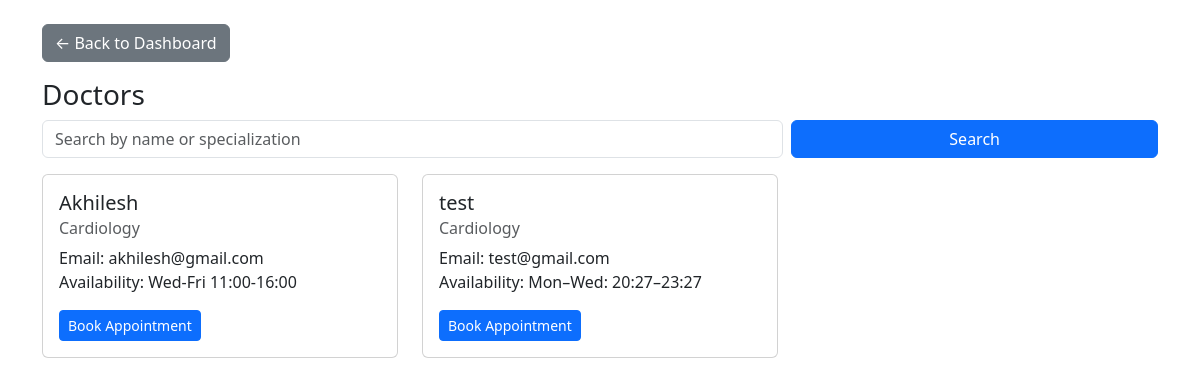
The app's page /patient/doctors?dept_id=1 (signed in) with its own data.
### models.py (models this page shows, shortened)
class Doctor(db.Model):
    id = db.Column(db.Integer, primary_key=True)
    name = db.Column(db.String(100), nullable=False, index=True)
    specialization_id = db.Column(db.Integer, db.ForeignKey('department.id'), nullable=False)
    availability = db.Column(db.String(500), nullable=True)
    email = db.Column(db.String(100), unique=True, nullable=False, index=True)
    password = db.Column(db.String(200), nullable=False)
    contact = db.Column(db.String(20), nullable=True)
    is_active = db.Column(db.Boolean, default=True, nullable=False)   # blacklist / soft-delete
    created_at = db.Column(db.DateTime, default=datetime.utcnow)
    appointments = db.relationship('Appointment', backref='doctor', lazy=True)
    avail_slots = db.relationship('DoctorAvailability', backref='doctor', lazy=True, cascade="all, delete-orphan")

class Department(db.Model):
    id = db.Column(db.Integer, primary_key=True)
    name = db.Column(db.String(100), unique=True, nullable=False, index=True)
    description = db.Column(db.Text, nullable=True)
    created_at = db.Column(db.DateTime, default=datetime.utcnow)
    doctors = db.relationship('Doctor', backref='department', lazy=True)

### app.py (the view, shortened to what this page needs)
@app.route('/patient/doctors')
@patient_required
def patient_search_doctors():
    q = request.args.get('q', '').strip()
    dept_id = request.args.get('dept_id')
    query = Doctor.query.join(Department).filter(Doctor.is_active == True)
    if dept_id:
        query = query.filter(Doctor.specialization_id == dept_id)
    doctors = query.order_by(Doctor.name).all()
    return render_template('patient_doctors.html', doctors=doctors, q=q)

### app.py (called while the page is built)
def patient_required(func):
    from functools import wraps
    @wraps(func)
    def wrapper(*args, **kwargs):
        if session.get('role') != 'patient':
            flash("Patient login required", "warning")
            return redirect(url_for('login'))
        return func(*args, **kwargs)
    return wrapper

### templates/patient_doctors.html (shortened to what this page needs)
<!DOCTYPE html>
<html>
<head>
  <link href="https://cdn.jsdelivr.net/npm/bootstrap@5.3.0/dist/css/bootstrap.min.css" rel="stylesheet">
</head>
<body class="container mt-4">
  <a href="{{ url_for('patient_dashboard') }}" class="btn btn-secondary mb-3">← Back to Dashboard</a>
  <h3>Doctors</h3>
  <form method="get" class="row g-2 mb-3">
    <div class="col-md-8">
      <input type="text" name="q" class="form-control"
             placeholder="Search by name or specialization" value="{{ q or '' }}">
    </div>
    <div class="col-md-4">
      <button class="btn btn-primary w-100">Search</button>
    </div>
  </form>
  <div class="row">
    {% for d in doctors %}
    <div class="col-md-4 mb-3">
      <div class="card h-100">
        <div class="card-body">
          <h5 class="card-title">{{ d.name }}</h5>
          <h6 class="card-subtitle mb-2 text-muted">{{ d.department.name if d.department else '' }}</h6>
          <p class="card-text">
            Email: {{ d.email }}<br>
            Availability: {{ d.availability or 'Check slots' }}
          </p>
          <a href="{{ url_for('patient_book_appointment', doctor_id=d.id) }}" class="btn btn-sm btn-primary">
            Book Appointment
          </a>
        </div>
      </div>
    </div>
    {% else %}
    <p class="text-muted">No doctors found.</p>
    {% endfor %}
  </div>
</body>
</html>

### records on screen
Doctor: name "Akhilesh", department "Cardiology", email "akhilesh@gmail.com", availability "Wed-Fri 11:00-16:00"
Doctor: name "test", department "Cardiology", email "test@gmail.com", availability "Mon–Wed: 20:27–23:27"
